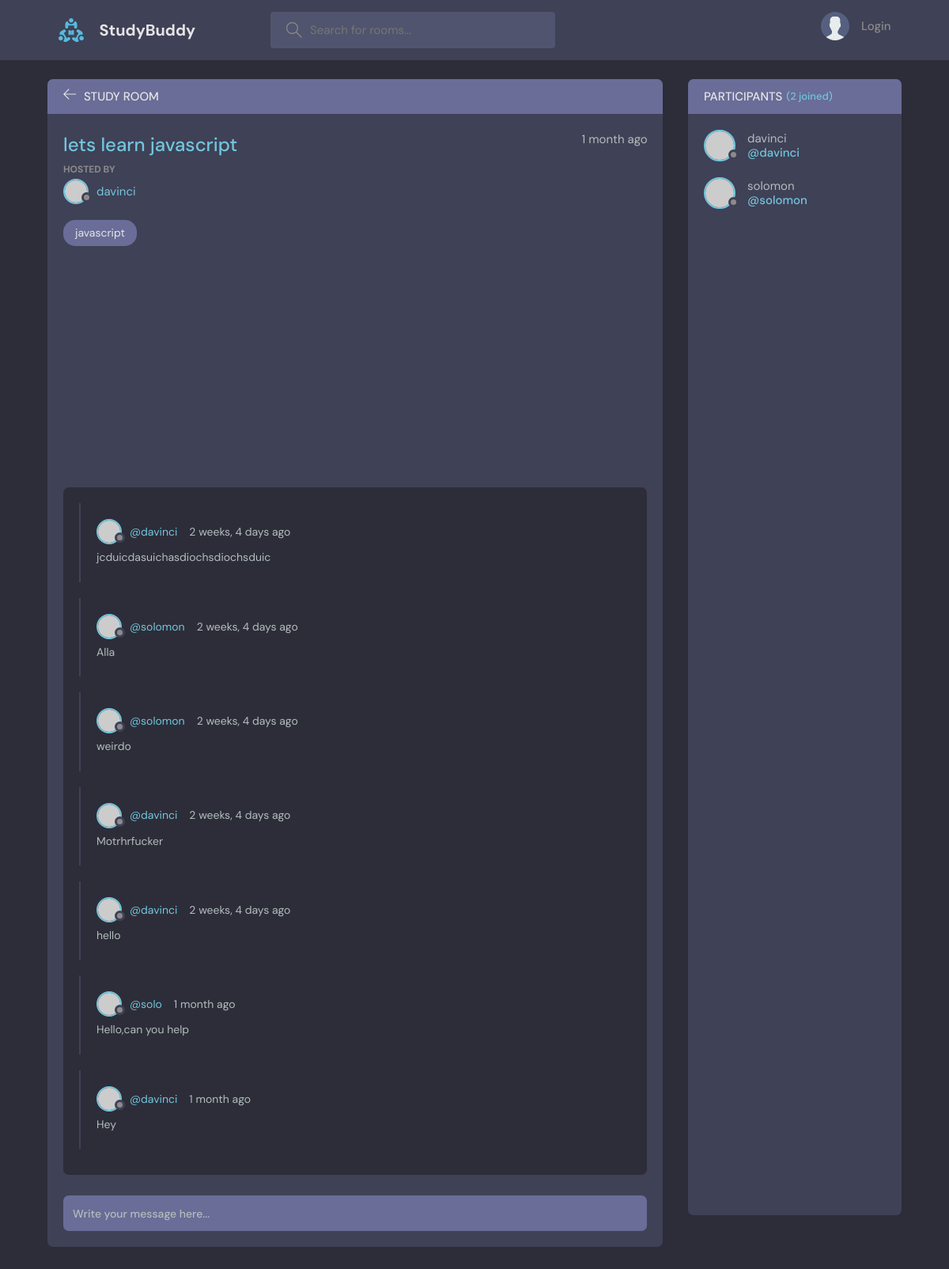
The page /room/1/ on the database its author committed.
### base/models.py (models this page shows, shortened)
class  Room(models.Model):
    host = models.ForeignKey(User,on_delete = models.SET_NULL,null = True)
    topic = models.ForeignKey(Topic,on_delete = models.SET_NULL,null = True)
    name = models.CharField(max_length=200)
    description = models.TextField(null = True,blank = True)
    participants = models.ManyToManyField(User,related_name="participants",blank=True)
    updated = models.DateTimeField(auto_now = True)
    created = models .DateTimeField(auto_now_add =True)
    class Meta:
         ordering = ['-updated','-created']

class Topic(models.Model):
    name = models.CharField(max_length = 200)
    def __str__(self):
        return self.name

class Message(models.Model):
   user = models.ForeignKey(User,on_delete = models.CASCADE)
   room = models.ForeignKey(Room,on_delete = models.CASCADE)
   body = models.TextField()
   updated = models.DateTimeField(auto_now = True)
   created = models .DateTimeField(auto_now_add =True)
   class Meta:
         ordering = ['-updated','-created']

### base/views.py (the view, shortened to what this page needs)
# urls.py: path('room/<str:pk>/',views.room,name="room"),
def room(request,pk):
    room = Room.objects.get(id = pk)
    room_messages = room.message_set.all().order_by('-created')
    participants = room.participants.all()
    context = {"room":room,'room_messages':room_messages,'participants':participants}
    return render(request,'base/room.html',context)

### base/templates/base/room.html (shortened to what this page needs)
{% extends "main.html" %}
{% block content %}
    <main class="profile-page layout layout--2">
      <div class="container">
        <div class="room">
          <div class="room__top">
            <div class="room__topLeft">
              <a href="{% url "home" %}">
                <svg version="1.1" xmlns="http://www.w3.org/2000/svg" width="32" height="32" viewBox="0 0 32 32">
                  <title>arrow-left</title>
                  <path
                    d="M13.723 2.286l-13.723 13.714 13.719 13.714 1.616-1.611-10.96-10.96h27.625v-2.286h-27.625l10.965-10.965-1.616-1.607z"
                  ></path>
                </svg>
              </a>
              <h3>Study Room</h3>
            </div>
          </div>
          <div class="room__box scroll">
            <div class="room__header scroll">
              <div class="room__info">
                <h3>{{room.name}}</h3>
                <span>{{room.created|timesince}} ago</span>
              </div>
              <div class="room__hosted">
                <p>Hosted By</p>
                <a href="{% url "profile" room.host.id %}" class="room__author">
                  <div class="avatar avatar--small">
                    <img src="https://randomuser.me/api/portraits/men/37.jpg" />
                  </div>
                  <span>{{room.host.username}}</span>
                </a>
              </div>
              <span class="room__topics">{{room.topic}}</span>
            </div>
            <div class="room__conversation">
              <div class="threads scroll">
                {% for messages in room_messages %}
                <div class="thread">
                  <div class="thread__top">
                    <div class="thread__author">
                      <a href="{% url "profile" messages.user.id %}" class="thread__authorInfo">
                        <div class="avatar avatar--small">
                          <img src="https://randomuser.me/api/portraits/men/37.jpg" />
                        </div>
                        <span>@{{messages.user}}</span>
                      </a>
                      <span class="thread__date">{{messages.created|timesince}} ago</span>
                    </div>
                  </div>
                  <div class="thread__details">
                   {{messages.body}}
                  </div>
                </div>
                {% endfor %}
              </div>
            </div>
          </div>
          <div class="room__message">
            <form action="" method = 'POST'>
              <input name="body" placeholder="Write your message here..." />
            </form>
          </div>
        </div>
        <div class="participants">
          <h3 class="participants__top">Participants <span>({{participants.count}} joined)</span></h3>
          <div class="participants__list scroll">
            {% for user in participants %}
            <a href="{% url "user_profile" user.id %}" class="participant">
              <div class="avatar avatar--medium">
                <img src="https://randomuser.me/api/portraits/men/37.jpg" />
              </div>
              <p>
                {{user.username}}
                <span>@{{user.username}}</span>
              </p>
            </a>
            {% endfor %}
          </div>
        </div>
      </div>
    </main>
  {% endblock content%}

### rows shown on the page
Room: name "lets learn javascript", created "1 month", host.username "davinci", topic "javascript"
Message: user "davinci", created "2 weeks, 4 days", body "jcduicdasuichasdiochsdiochsduic"
Message: user "solomon", created "2 weeks, 4 days", body "Alla"
Message: user "solomon", created "2 weeks, 4 days", body "weirdo"
Message: user "davinci", created "2 weeks, 4 days", body "Motrhrfucker"
Message: user "davinci", created "2 weeks, 4 days", body "hello"
Message: user "solo", created "1 month", body "Hello,can you help"
Message: user "davinci", created "1 month", body "Hey"

### other values the page prints
{{ participants.count }} "2"
{{ user.username }} "davinci"
{{ user.username }} "solomon"
